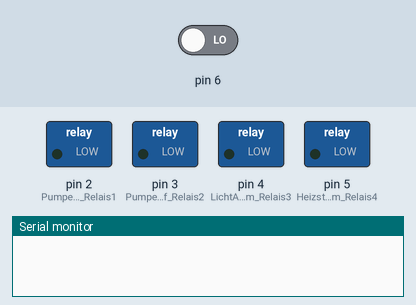
The sketch below on a simulated Arduino Uno, built with avr-gcc and run on an emulated ATmega328P. Shown: switched loads named in the sketch (green lamp = pin HIGH), the last lines printed to the serial monitor. Inputs (shaded band) come from the test bench; at power-on: pin 6 LOW.

Above: at 0.1 s.
At 2.1 s:
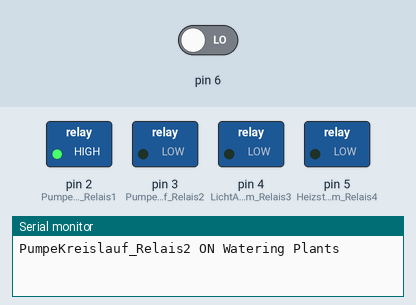
Timing chart, 0 to 3.6 s (numbered marks = the images above):
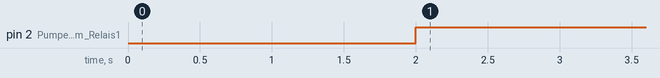

The sketch:

Hydroponics_Wasserstand_Relais.ino
```cpp
#define PumpeAquarium_Relais1 2 // Heizstab Aquarium auf Relais 1
#define PumpeKreislauf_Relais2 3 // Pumpe Aquarium auf Relais 2
#define LichtAquarium_Relais3  4 // Licht Aquarium auf Relais 3
#define HeizstabAquarium_Relais4 5 // Licht Grow auf Relais 4

 //+++++++++++ WATER LEVEL ++++++++++++++++
 // read the input on analog pin A5:
int WaterLevelSensor = analogRead(A5);

//++++++++++++ digitalbutton Constants & Variables +++++++++
// constants won't change. They're used here to
// set pin numbers:
int buttonKreislaufpumpe = digitalRead(6);     // the number of the pushbutton pin
// variables will change:
int buttonStateKP = 0;         // variable for reading the pushbutton status

void setup() {
// initialize serial communication at 9600 bits per second:
  Serial.begin(9600);

// ++++++++++++++++ DIGITAL BUTTON ++++++++++++++++
// initialize the pushbutton pin as an input:
  pinMode(buttonKreislaufpumpe, INPUT);

// initialize Relais 1-4 as Output

  pinMode(PumpeAquarium_Relais1, OUTPUT);
  pinMode(PumpeKreislauf_Relais2, OUTPUT);
  pinMode(LichtAquarium_Relais3, OUTPUT);
  pinMode(HeizstabAquarium_Relais4, OUTPUT);
  delay(500);        // delay in between reads for stability

// set Relays to 0
digitalWrite(PumpeAquarium_Relais1,LOW);
digitalWrite(PumpeKreislauf_Relais2,LOW);
digitalWrite(LichtAquarium_Relais3,LOW);
digitalWrite(HeizstabAquarium_Relais4,LOW);

delay(500);        // delay in between reads for stability
delay(500);        // delay in between reads for stability

};


// the loop routine runs over and over again forever:
void loop() {

  if (buttonStateKP == HIGH) {
    // turn LED on:
    digitalWrite(PumpeAquarium_Relais1, LOW);
    delay(500);        // delay in between reads for stability
    delay(500);        // delay in between reads for stability
    Serial.println("Circuit Pump OFF - Aquarium Pump ON");
    delay(500);        // delay in between reads for stability
    }
    else {
    // turn LED off:
    digitalWrite(PumpeKreislauf_Relais2, LOW);
    delay(500);        // delay in between reads for stability
    digitalWrite(PumpeAquarium_Relais1, HIGH);
    Serial.println("PumpeKreislauf_Relais2 ON Watering Plants");
    delay(500);        // delay in between reads for stability
  }

delay(500);        // delay in between reads for stability

}
```

Measured:
- by itself, pin 2 (PumpeAquarium_Relais1): LOW → HIGH at 2.0 s
